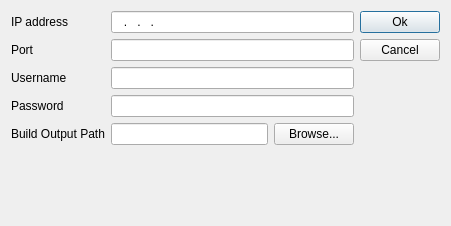
<?xml version="1.0" encoding="UTF-8"?>
<ui version="4.0">
 <class>DialogSettings</class>
 <widget class="QDialog" name="DialogSettings">
  <property name="windowModality">
   <enum>Qt::ApplicationModal</enum>
  </property>
  <property name="geometry">
   <rect>
    <x>0</x>
    <y>0</y>
    <width>451</width>
    <height>226</height>
   </rect>
  </property>
  <property name="windowTitle">
   <string>Settings</string>
  </property>
  <property name="sizeGripEnabled">
   <bool>false</bool>
  </property>
  <property name="modal">
   <bool>true</bool>
  </property>
  <layout class="QVBoxLayout" name="verticalLayout">
   <item>
    <layout class="QHBoxLayout" name="commonLayout">
     <item>
      <layout class="QGridLayout" name="gridLayout">
       <item row="0" column="0">
        <widget class="QLabel" name="labelIpAddress">
         <property name="text">
          <string>IP address</string>
         </property>
        </widget>
       </item>
       <item row="1" column="1">
        <widget class="QLineEdit" name="editPort">
         <property name="inputMask">
          <string>00000</string>
         </property>
        </widget>
       </item>
       <item row="5" column="0">
        <spacer name="verticalSpacer_2">
         <property name="orientation">
          <enum>Qt::Vertical</enum>
         </property>
         <property name="sizeHint" stdset="0">
          <size>
           <width>20</width>
           <height>40</height>
          </size>
         </property>
        </spacer>
       </item>
       <item row="0" column="1">
        <widget class="QLineEdit" name="editIpAddress">
         <property name="inputMask">
          <string>000.000.000.000</string>
         </property>
        </widget>
       </item>
       <item row="3" column="1">
        <widget class="QLineEdit" name="editPassword">
         <property name="maxLength">
          <number>128</number>
         </property>
         <property name="echoMode">
          <enum>QLineEdit::Password</enum>
         </property>
        </widget>
       </item>
       <item row="1" column="0">
        <widget class="QLabel" name="labelPort">
         <property name="text">
          <string>Port</string>
         </property>
        </widget>
       </item>
       <item row="3" column="0">
        <widget class="QLabel" name="labelPassword">
         <property name="text">
          <string>Password</string>
         </property>
        </widget>
       </item>
       <item row="2" column="1">
        <widget class="QLineEdit" name="editUsername">
         <property name="maxLength">
          <number>128</number>
         </property>
        </widget>
       </item>
       <item row="2" column="0">
        <widget class="QLabel" name="labelUsername">
         <property name="text">
          <string>Username</string>
         </property>
        </widget>
       </item>
       <item row="4" column="0">
        <widget class="QLabel" name="labelOutputPath">
         <property name="text">
          <string>Build Output Path</string>
         </property>
        </widget>
       </item>
       <item row="4" column="1">
        <layout class="QHBoxLayout" name="horizontalLayout_2">
         <item>
          <widget class="QLineEdit" name="editOutputPath">
           <property name="maxLength">
            <number>128</number>
           </property>
           <property name="echoMode">
            <enum>QLineEdit::Normal</enum>
           </property>
          </widget>
         </item>
         <item>
          <widget class="QPushButton" name="browseOutputPath">
           <property name="text">
            <string>Browse...</string>
           </property>
          </widget>
         </item>
        </layout>
       </item>
      </layout>
     </item>
     <item>
      <layout class="QVBoxLayout" name="rightButtonLayout">
       <item>
        <widget class="QPushButton" name="ok">
         <property name="text">
          <string>Ok</string>
         </property>
         <property name="checkable">
          <bool>false</bool>
         </property>
         <property name="default">
          <bool>true</bool>
         </property>
        </widget>
       </item>
       <item>
        <widget class="QPushButton" name="cancel">
         <property name="text">
          <string>Cancel</string>
         </property>
        </widget>
       </item>
       <item>
        <spacer name="verticalSpacer">
         <property name="orientation">
          <enum>Qt::Vertical</enum>
         </property>
         <property name="sizeHint" stdset="0">
          <size>
           <width>20</width>
           <height>40</height>
          </size>
         </property>
        </spacer>
       </item>
      </layout>
     </item>
    </layout>
   </item>
  </layout>
 </widget>
 <tabstops>
  <tabstop>editIpAddress</tabstop>
  <tabstop>editPort</tabstop>
  <tabstop>editUsername</tabstop>
  <tabstop>editPassword</tabstop>
  <tabstop>ok</tabstop>
  <tabstop>cancel</tabstop>
 </tabstops>
 <resources/>
 <connections/>
</ui>
